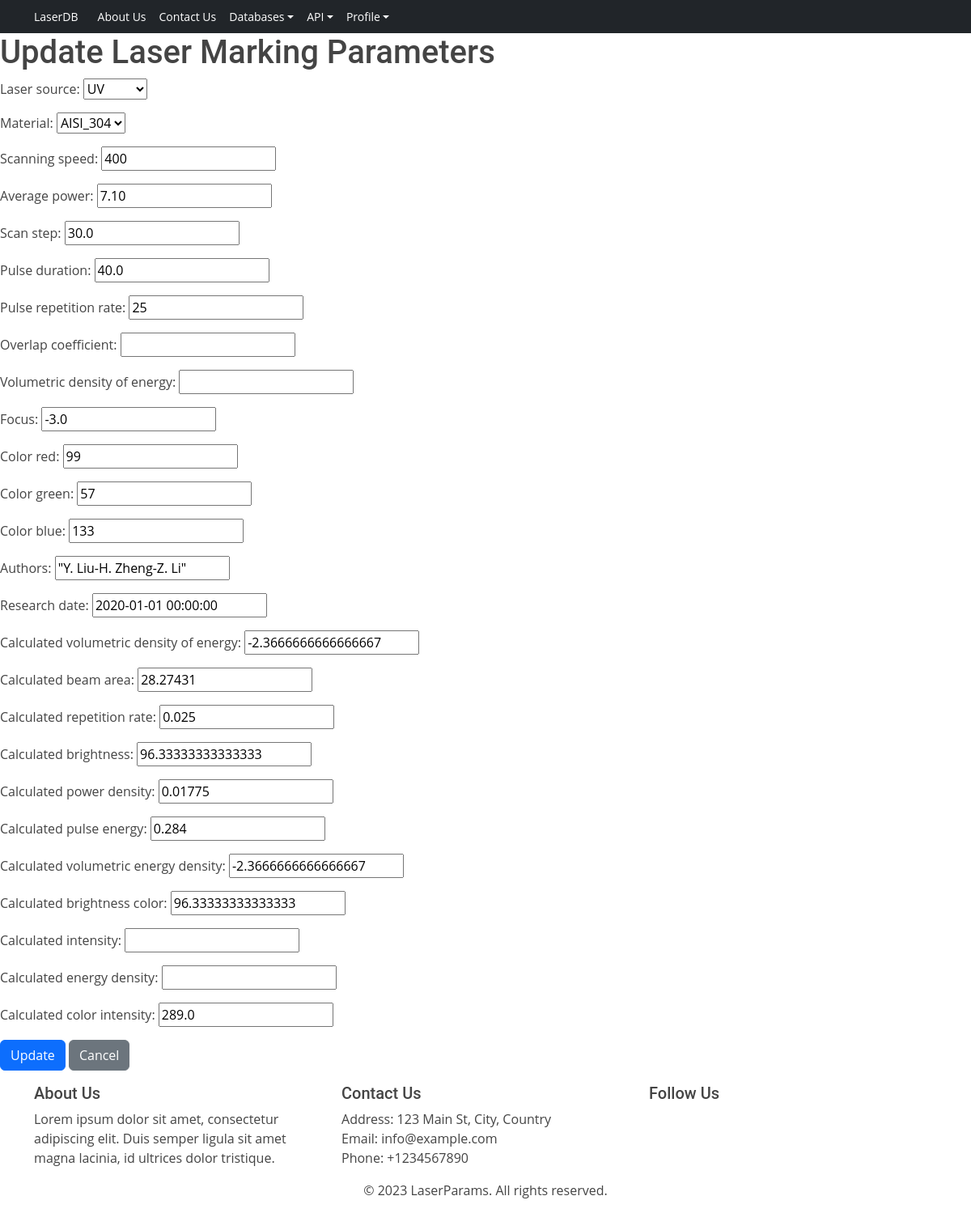
Screenshot of /update/2/ (signed in) with the database file from the repository.
### laser_color_marking_db/models.py (models this page shows, shortened)
class LaserMarkingParameters(models.Model):
    laser_source = models.ForeignKey(LaserSource, on_delete=models.CASCADE)
    material = models.ForeignKey(Material, on_delete=models.CASCADE)
    scanning_speed = models.PositiveIntegerField()
    average_power = models.DecimalField(max_digits=5, decimal_places=2)
    scan_step = models.FloatField(blank=True, null=True)
    pulse_duration = models.FloatField(blank=True, null=True)
    pulse_repetition_rate = models.PositiveIntegerField(blank=True, null=True)
    overlap_coefficient = models.FloatField(blank=True, null=True)
    volumetric_density_of_energy = models.FloatField(blank=True,
                                                     null=True)  # Made optional
    focus = models.FloatField(blank=True, null=True)
    color_red = models.PositiveIntegerField(blank=True, null=True)
    color_green = models.PositiveIntegerField(blank=True, null=True)
    color_blue = models.PositiveIntegerField(blank=True, null=True)
    authors = models.CharField(max_length=100)
    research_date = models.DateTimeField(default=timezone.now)
    calculated_volumetric_density_of_energy = models.FloatField(blank=True, null=True)
    calculated_beam_area = models.FloatField(blank=True, null=True)
    calculated_repetition_rate = models.FloatField(blank=True, null=True)
    calculated_brightness = models.FloatField(blank=True, null=True)
    calculated_power_density = models.FloatField(blank=True, null=True)
    calculated_pulse_energy = models.FloatField(blank=True, null=True)
    calculated_volumetric_energy_density = models.FloatField(blank=True, null=True)
    calculated_brightness_color = models.FloatField(blank=True, null=True)
    calculated_intensity = models.FloatField(blank=True, null=True)
    calculated_energy_density = models.FloatField(blank=True, null=True)
    calculated_color_intensity = models.FloatField(blank=True, null=True)

### laser_color_marking_db/views.py (the view)
# urls.py: path('update/<int:pk>/', UpdateView.as_view(), name='update_view'),
@method_decorator(login_required, name='dispatch')
class UpdateView(UpdateView):
    model = LaserMarkingParameters
    template_name = 'laser_color_marking_db/laser_markin_parameters/laser_parameters_update.html'  # Create a template for update view
    success_url = reverse_lazy(
        'laser_color_marking_db:laser_marking_parameters_list')  # Redirect after successful deletion
    fields = '__all__'  # You can customize which fields to display and update

### laser_color_marking_db/models.py (called while the page is built)
    def __str__(self):
        return self.name

    def __str__(self):
        return self.name

### laser_color_marking_db/templates/laser_color_marking_db/laser_markin_parameters/laser_parameters_update.html (shortened to what this page needs)
{% extends 'base.html' %}
{% block content %}
    <h1>Update Laser Marking Parameters</h1>
    <form method="post">
        {{ form.as_p }}
        <button type="submit" class="btn btn-primary">Update</button>
        <a href="{% url 'laser_color_marking_db:laser_marking_parameters_list' %}" class="btn btn-secondary">Cancel</a>
    </form>
{% endblock %}

### static/css/styles.css (style rules this page uses)
body { font-family: "Open Sans", sans-serif; color: #444; }
a { color: #4fa6d5; text-decoration: none; }
h1, h2, h3, h4, h5, h6, .font-primary { font-family: "Roboto", sans-serif; }

### rows the page displays
LaserMarkingParameters: laser_source "UV", material "AISI_304", scanning_speed "400", average_power "7.10", scan_step "30.0", pulse_duration "40.0", pulse_repetition_rate "25", focus "-3.0", color_red "99", color_green "57", color_blue "133", authors "\"Y. Liu-H. Zheng-Z. Li\"", research_date "2020-01-01 00:00:00", calculated_volumetric_density_of_energy "-2.3666666666666667", calculated_beam_area "28.27431", calculated_repetition_rate "0.025", calculated_brightness "96.33333333333333", calculated_power_density "0.01775", calculated_pulse_energy "0.284", calculated_volumetric_energy_density "-2.3666666666666667", calculated_brightness_color "96.33333333333333", calculated_color_intensity "289.0"
